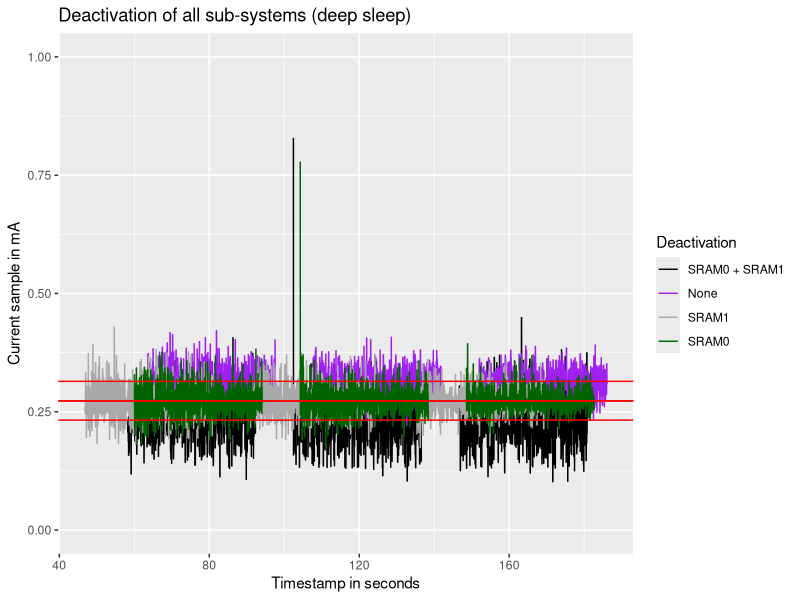

This chart was generated by the following R code:
# commit 81d1c2ca51724c5aedbe3bcae8f4897cf7343228
library("ggplot2")
library("dplyr")
library(rlang)

df <- read.csv("powman_lowest_consumption.csv")
params <- c("iteration_num","expe_num","validation_result","clock_freq","current_sample","current_timestamp","timing_sample")

p <- ggplot(df, aes(x = current_timestamp, y = current_sample, color=factor(expe_num), group=factor(expe_num))) +
	geom_line(na.rm = TRUE) +
	scale_y_continuous(limits=c(0, 1)) +
	geom_hline(yintercept = median(df[df$expe_num == 0,]$current_sample, na.rm = TRUE), color = "red") +
	geom_hline(yintercept = median(df[df$expe_num == 1,]$current_sample, na.rm = TRUE), color = "red") +
	geom_hline(yintercept = median(df[df$expe_num == 2,]$current_sample, na.rm = TRUE), color = "red") +
	geom_hline(yintercept = median(df[df$expe_num == 3,]$current_sample, na.rm = TRUE), color = "red") +
	labs(title = "Deactivation of all sub-systems (deep sleep)", x = "Timestamp in seconds", y = "Current sample in mA") +
	scale_color_manual(name = "Deactivation", labels = c("SRAM0 + SRAM1", "None", "SRAM1", "SRAM0"), values = c("black", "purple", "dark grey", "dark green"))
ggsave("powman_lowest_consumption.pdf", plot=p)
